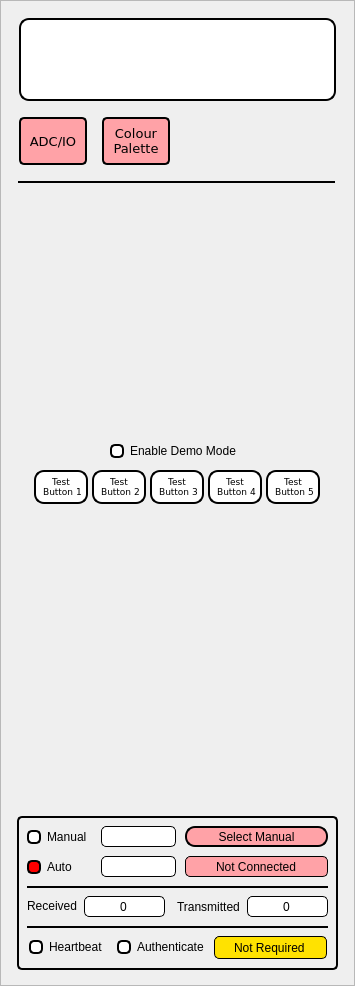
   <widget class="QFrame" name="navigationFrame">
    <property name="geometry">
     <rect>
      <x>11</x>
      <y>11</y>
      <width>355</width>
      <height>986</height>
     </rect>
    </property>
    <property name="font">
     <font>
      <italic>false</italic>
     </font>
    </property>
    <property name="styleSheet">
     <string notr="true">QFrame#navigationFrame{    
	border: 2px solid black; /* Border for the group box */
    border-radius: 5px; /* Rounded corners for the border */
}</string>
    </property>
    <property name="frameShape">
     <enum>QFrame::Shape::StyledPanel</enum>
    </property>
    <property name="frameShadow">
     <enum>QFrame::Shadow::Raised</enum>
    </property>
    <widget class="QGroupBox" name="UICommsBox">
     <property name="geometry">
      <rect>
       <x>17</x>
       <y>816</y>
       <width>321</width>
       <height>154</height>
      </rect>
     </property>
     <property name="font">
      <font>
       <pointsize>12</pointsize>
       <bold>true</bold>
      </font>
     </property>
     <property name="styleSheet">
      <string notr="true">QGroupBox {
    border: 2px solid black; /* Border for the group box */
    border-radius: 5px; /* Rounded corners for the border */
    margin-top: 0px; /* Moves the entire group box and border down */
}
</string>
     </property>
     <property name="title">
      <string/>
     </property>
     <widget class="QRadioButton" name="autoSerialButton">
      <property name="geometry">
       <rect>
        <x>10</x>
        <y>40</y>
        <width>51</width>
        <height>22</height>
       </rect>
      </property>
      <property name="font">
       <font>
        <pointsize>9</pointsize>
       </font>
      </property>
      <property name="styleSheet">
       <string notr="true">QRadioButton {
    color: #000000; /* Text color */
}

QRadioButton::indicator {
    width: 10px; /* Size of the circle */
    height: 10px; /* Size of the circle */
    border: 2px solid #000000; /* Border of the circle */
    border-radius: 5px; /* Makes the circle rounded */
    background-color: #FFFFFF; /* Background of the circle */
}

QRadioButton::indicator:checked {
    background-color: #FF0000; /* Set background color to red when checked */
}</string>
      </property>
      <property name="text">
       <string>Auto</string>
      </property>
      <property name="checked">
       <bool>true</bool>
      </property>
      <attribute name="buttonGroup">
       <string notr="true">autoManualCommsButtonGroup</string>
      </attribute>
     </widget>
     <widget class="QRadioButton" name="manualSerialButton">
      <property name="geometry">
       <rect>
        <x>10</x>
        <y>10</y>
        <width>71</width>
        <height>22</height>
       </rect>
      </property>
      <property name="font">
       <font>
        <pointsize>9</pointsize>
       </font>
      </property>
      <property name="styleSheet">
       <string notr="true">QRadioButton {
    color: #000000; /* Text color */
}

QRadioButton::indicator {
    width: 10px; /* Size of the circle */
    height: 10px; /* Size of the circle */
    border: 2px solid #000000; /* Border of the circle */
    border-radius: 5px; /* Makes the circle rounded */
    background-color: #FFFFFF; /* Background of the circle */
}

QRadioButton::indicator:checked {
    background-color: #FF0000; /* Set background color to red when checked */
}</string>
      </property>
      <property name="text">
       <string>Manual</string>
      </property>
      <property name="checked">
       <bool>false</bool>
      </property>
      <attribute name="buttonGroup">
       <string notr="true">autoManualCommsButtonGroup</string>
      </attribute>
     </widget>
     <widget class="QComboBox" name="comPortBox">
      <property name="geometry">
       <rect>
        <x>84</x>
        <y>10</y>
        <width>75</width>
        <height>21</height>
       </rect>
      </property>
      <property name="styleSheet">
       <string notr="true">QComboBox{
    color: #000000; /* Text color */
    background-color: #FFFFFF; /* Background color */
    border: 1px solid black; /* Thin black solid border */
    border-radius: 5px; /* Optional: rounded corners */
    padding: 5px; /* Adds space around the text */
    padding-top: 3px; /* Adjusts the padding at the top */
    padding-bottom: 3px; /* Adjusts the padding at the bottom */
    line-height: 20px; /* Ensures proper vertical alignment of text */
	outline: none; /* Remove focus outline */
}

QComboBox QAbstractItemView {
	color: #000000; /* Text color for drop-down items */
	background-color: #FFFFFF; /* Background color for drop-down items */
}

QComboBox::drop-down{
	border: 0px;
}

QComboBox::down-arrow{
	image: none;
}</string>
      </property>
     </widget>
     <widget class="QPushButton" name="serialConnectButton">
      <property name="geometry">
       <rect>
        <x>168</x>
        <y>10</y>
        <width>143</width>
        <height>21</height>
       </rect>
      </property>
      <property name="font">
       <font>
        <bold>false</bold>
       </font>
      </property>
      <property name="styleSheet">
       <string notr="true">QPushButton {
    color: #000000; /* Text color */
    border: 2px solid #000000; /* Border color */
    border-radius: 10px; /* Rounded corners */
	background-color: #FFA2A7;
}</string>
      </property>
      <property name="text">
       <string>Select Manual</string>
      </property>
     </widget>
     <widget class="QLineEdit" name="rxByteLineEdit">
      <property name="geometry">
       <rect>
        <x>67</x>
        <y>80</y>
        <width>81</width>
        <height>21</height>
       </rect>
      </property>
      <property name="styleSheet">
       <string notr="true">QLineEdit {
    color: #000000; /* Text color */
    background-color: #FFFFFF; /* Background color */
    border: 1px solid black; /* Thin black solid border */
    border-radius: 5px; /* Optional: rounded corners */
    padding: 5px; /* Adds space around the text */
    padding-top: 3px; /* Adjusts the padding at the top */
    padding-bottom: 3px; /* Adjusts the padding at the bottom */
    line-height: 20px; /* Ensures proper vertical alignment of text */
}
</string>
      </property>
      <property name="text">
       <string>0</string>
      </property>
      <property name="alignment">
       <set>Qt::AlignmentFlag::AlignCenter</set>
      </property>
      <property name="readOnly">
       <bool>true</bool>
      </property>
     </widget>
     <widget class="QLabel" name="rxLabel">
      <property name="geometry">
       <rect>
        <x>10</x>
        <y>79</y>
        <width>51</width>
        <height>21</height>
       </rect>
      </property>
      <property name="styleSheet">
       <string notr="true">QLabel{
    color: #000000; /* Text color */
	background: transparent;
}</string>
      </property>
      <property name="text">
       <string>Received</string>
      </property>
     </widget>
     <widget class="QLabel" name="txLabel">
      <property name="geometry">
       <rect>
        <x>160</x>
        <y>80</y>
        <width>71</width>
        <height>21</height>
       </rect>
      </property>
      <property name="styleSheet">
       <string notr="true">QLabel{
    color: #000000; /* Text color */
	background: transparent;
}</string>
      </property>
      <property name="text">
       <string>Transmitted</string>
      </property>
     </widget>
     <widget class="QLineEdit" name="txByteLineEdit">
      <property name="geometry">
       <rect>
        <x>230</x>
        <y>80</y>
        <width>81</width>
        <height>21</height>
       </rect>
      </property>
      <property name="font">
       <font>
        <bold>false</bold>
       </font>
      </property>
      <property name="styleSheet">
       <string notr="true">QLineEdit {
    color: #000000; /* Text color */
    background-color: #FFFFFF; /* Background color */
    border: 1px solid black; /* Thin black solid border */
    border-radius: 5px; /* Optional: rounded corners */
    padding: 5px; /* Adds space around the text */
    padding-top: 3px; /* Adjusts the padding at the top */
    padding-bottom: 3px; /* Adjusts the padding at the bottom */
    line-height: 20px; /* Ensures proper vertical alignment of text */
}
</string>
      </property>
      <property name="text">
       <string>0</string>
      </property>
      <property name="alignment">
       <set>Qt::AlignmentFlag::AlignCenter</set>
      </property>
      <property name="readOnly">
       <bool>true</bool>
      </property>
     </widget>
     <widget class="QLineEdit" name="statusLineEdit">
      <property name="geometry">
       <rect>
        <x>168</x>
        <y>40</y>
        <width>143</width>
        <height>21</height>
       </rect>
      </property>
      <property name="styleSheet">
       <string notr="true">QLineEdit {
    color: #000000; /* Text color */
    background-color: #FFA2A7; /* Background color */
    border: 1px solid black; /* Thin black solid border */
    border-radius: 5px; /* Optional: rounded corners */
    padding: 5px; /* Adds space around the text */
    padding-top: 3px; /* Adjusts the padding at the top */
    padding-bottom: 3px; /* Adjusts the padding at the bottom */
    line-height: 20px; /* Ensures proper vertical alignment of text */
}
</string>
      </property>
      <property name="text">
       <string>Not Connected</string>
      </property>
      <property name="alignment">
       <set>Qt::AlignmentFlag::AlignCenter</set>
      </property>
      <property name="readOnly">
       <bool>true</bool>
      </property>
     </widget>
     <widget class="Line" name="topLine">
      <property name="geometry">
       <rect>
        <x>10</x>
        <y>70</y>
        <width>301</width>
        <height>2</height>
       </rect>
      </property>
      <property name="font">
       <font>
        <kerning>true</kerning>
       </font>
      </property>
      <property name="styleSheet">
       <string notr="true">QFrame {
    background-color: #000000; /* Solid black line */
    max-height: 2px;          /* Restrict height to 1px */
    min-height: 2px;          /* Ensure it stays 1px tall */
    border: none;             /* Remove any borders */
}</string>
      </property>
      <property name="orientation">
       <enum>Qt::Orientation::Horizontal</enum>
      </property>
     </widget>
     <widget class="QLineEdit" name="authenticateLineEdit">
      <property name="geometry">
       <rect>
        <x>197</x>
        <y>120</y>
        <width>113</width>
        <height>23</height>
       </rect>
      </property>
      <property name="styleSheet">
       <string notr="true">QLineEdit {
    color: #000000; /* Text color */
    background-color: #FFE200; /* Background color */
    border: 1px solid black; /* Thin black solid border */
    border-radius: 5px; /* Optional: rounded corners */
    padding: 5px; /* Adds space around the text */
    padding-top: 3px; /* Adjusts the padding at the top */
    padding-bottom: 3px; /* Adjusts the padding at the bottom */
    line-height: 20px; /* Ensures proper vertical alignment of text */
}
</string>
      </property>
      <property name="text">
       <string>Not Required</string>
      </property>
      <property name="alignment">
       <set>Qt::AlignmentFlag::AlignCenter</set>
      </property>
      <property name="readOnly">
       <bool>true</bool>
      </property>
     </widget>
     <widget class="Line" name="bottomLine">
      <property name="geometry">
       <rect>
        <x>10</x>
        <y>110</y>
        <width>301</width>
        <height>2</height>
       </rect>
      </property>
      <property name="font">
       <font>
        <kerning>true</kerning>
       </font>
      </property>
      <property name="styleSheet">
       <string notr="true">QFrame {
    background-color: #000000; /* Solid black line */
    max-height: 2px;          /* Restrict height to 1px */
    min-height: 2px;          /* Ensure it stays 1px tall */
    border: none;             /* Remove any borders */
}</string>
      </property>
      <property name="orientation">
       <enum>Qt::Orientation::Horizontal</enum>
      </property>
     </widget>
     <widget class="QRadioButton" name="heartbeatLED">
      <property name="enabled">
       <bool>false</bool>
      </property>
      <property name="geometry">
       <rect>
        <x>12</x>
        <y>120</y>
        <width>77</width>
        <height>22</height>
       </rect>
      </property>
      <property name="font">
       <font>
        <pointsize>9</pointsize>
       </font>
      </property>
      <property name="styleSheet">
       <string notr="true">QRadioButton {
    color: #000000; /* Text color */
}

QRadioButton::indicator {
    width: 10px; /* Size of the circle */
    height: 10px; /* Size of the circle */
    border: 2px solid #000000; /* Border of the circle */
    border-radius: 5px; /* Makes the circle rounded */
    background-color: #FFFFFF; /* Background of the circle */
}

QRadioButton::indicator:checked {
    background-color: #FF0000; /* Set background color to red when checked */
}</string>
      </property>
      <property name="text">
       <string>Heartbeat</string>
      </property>
      <property name="checked">
       <bool>false</bool>
      </property>
      <property name="autoExclusive">
       <bool>false</bool>
      </property>
     </widget>
     <widget class="QRadioButton" name="authenticateButton">
      <property name="geometry">
       <rect>
        <x>100</x>
        <y>120</y>
        <width>89</width>
        <height>22</height>
       </rect>
      </property>
      <property name="font">
       <font>
        <pointsize>9</pointsize>
       </font>
      </property>
      <property name="styleSheet">
       <string notr="true">QRadioButton {
    color: #000000; /* Text color */
}

QRadioButton::indicator {
    width: 10px; /* Size of the circle */
    height: 10px; /* Size of the circle */
    border: 2px solid #000000; /* Border of the circle */
    border-radius: 5px; /* Makes the circle rounded */
    background-color: #FFFFFF; /* Background of the circle */
}

QRadioButton::indicator:checked {
    background-color: #FF0000; /* Set background color to red when checked */
}</string>
      </property>
      <property name="text">
       <string>Authenticate</string>
      </property>
      <property name="checked">
       <bool>false</bool>
      </property>
      <property name="autoExclusive">
       <bool>false</bool>
      </property>
     </widget>
     <widget class="QComboBox" name="baudRateBox">
      <property name="geometry">
       <rect>
        <x>84</x>
        <y>40</y>
        <width>75</width>
        <height>21</height>
       </rect>
      </property>
      <property name="styleSheet">
       <string notr="true">QComboBox{
    color: #000000; /* Text color */
    background-color: #FFFFFF; /* Background color */
    border: 1px solid black; /* Thin black solid border */
    border-radius: 5px; /* Optional: rounded corners */
    padding: 5px; /* Adds space around the text */
    padding-top: 3px; /* Adjusts the padding at the top */
    padding-bottom: 3px; /* Adjusts the padding at the bottom */
    line-height: 20px; /* Ensures proper vertical alignment of text */
	outline: none; /* Remove focus outline */
}

QComboBox QAbstractItemView {
	color: #000000; /* Text color for drop-down items */
	background-color: #FFFFFF; /* Background color for drop-down items */
}

QComboBox::drop-down{
	border: 0px;
}

QComboBox::down-arrow{
	image: none;
}</string>
      </property>
     </widget>
    </widget>
    <widget class="QPushButton" name="ADCIOPageButton">
     <property name="geometry">
      <rect>
       <x>19</x>
       <y>117</y>
       <width>68</width>
       <height>48</height>
      </rect>
     </property>
     <property name="font">
      <font>
       <family>Verdana</family>
       <pointsize>10</pointsize>
       <bold>false</bold>
      </font>
     </property>
     <property name="styleSheet">
      <string notr="true">QPushButton {
    color: #000000;
    border: 2px solid #000000;
    border-radius: 5px;
    background-color: #FFA2A7;
}

QPushButton:hover {
    border: 2px solid #000000;
    border-radius: 5px;
    background-color: #A6FFA7;
}

QPushButton:pressed {
    border: 2px solid #000000;
    border-radius: 5px;
    background-color: #A6FFA7;
}</string>
     </property>
     <property name="text">
      <string>ADC/IO</string>
     </property>
    </widget>
    <widget class="QFrame" name="imageFrame">
     <property name="geometry">
      <rect>
       <x>19</x>
       <y>18</y>
       <width>317</width>
       <height>83</height>
      </rect>
     </property>
     <property name="styleSheet">
      <string notr="true">QFrame#imageFrame{
    background-color: #FFFFFF;
	border: 2px solid black; /* Border for the group box */
    border-radius: 10px; /* Rounded corners for the border */
}</string>
     </property>
     <property name="frameShape">
      <enum>QFrame::Shape::StyledPanel</enum>
     </property>
     <property name="frameShadow">
      <enum>QFrame::Shadow::Raised</enum>
     </property>
    </widget>
    <widget class="QPushButton" name="testButton1">
     <property name="geometry">
      <rect>
       <x>34</x>
       <y>470</y>
       <width>54</width>
       <height>34</height>
      </rect>
     </property>
     <property name="font">
      <font>
       <family>Verdana</family>
       <pointsize>7</pointsize>
       <bold>false</bold>
      </font>
     </property>
     <property name="styleSheet">
      <string notr="true">QPushButton {
    color: #000000;
    border: 2px solid #000000;
    border-radius: 10px;
    background-color: #FFFFFF;
}

QPushButton:hover {
    border: 2px solid #000000;
    border-radius: 1px;
    background-color: #A6FFA7;
}

QPushButton:pressed {
    border: 2px solid #000000;
    border-radius: 1px;
    background-color: #A6FFA7;
}</string>
     </property>
     <property name="text">
      <string>Test 
 Button 1</string>
     </property>
    </widget>
    <widget class="QPushButton" name="testButton3">
     <property name="geometry">
      <rect>
       <x>150</x>
       <y>470</y>
       <width>54</width>
       <height>34</height>
      </rect>
     </property>
     <property name="font">
      <font>
       <family>Verdana</family>
       <pointsize>7</pointsize>
       <bold>false</bold>
      </font>
     </property>
     <property name="styleSheet">
      <string notr="true">QPushButton {
    color: #000000;
    border: 2px solid #000000;
    border-radius: 10px;
    background-color: #FFFFFF;
}

QPushButton:hover {
    border: 2px solid #000000;
    border-radius: 1px;
    background-color: #A6FFA7;
}

QPushButton:pressed {
    border: 2px solid #000000;
    border-radius: 1px;
    background-color: #A6FFA7;
}</string>
     </property>
     <property name="text">
      <string>Test 
 Button 3</string>
     </property>
    </widget>
    <widget class="QPushButton" name="testButton5">
     <property name="geometry">
      <rect>
       <x>266</x>
       <y>470</y>
       <width>54</width>
       <height>34</height>
      </rect>
     </property>
     <property name="font">
      <font>
       <family>Verdana</family>
       <pointsize>7</pointsize>
       <bold>false</bold>
      </font>
     </property>
     <property name="styleSheet">
      <string notr="true">QPushButton {
    color: #000000;
    border: 2px solid #000000;
    border-radius: 10px;
    background-color: #FFFFFF;
}

QPushButton:hover {
    border: 2px solid #000000;
    border-radius: 1px;
    background-color: #A6FFA7;
}

QPushButton:pressed {
    border: 2px solid #000000;
    border-radius: 1px;
    background-color: #A6FFA7;
}</string>
     </property>
     <property name="text">
      <string>Test 
 Button 5</string>
     </property>
    </widget>
    <widget class="QPushButton" name="testButton4">
     <property name="geometry">
      <rect>
       <x>208</x>
       <y>470</y>
       <width>54</width>
       <height>34</height>
      </rect>
     </property>
     <property name="font">
      <font>
       <family>Verdana</family>
       <pointsize>7</pointsize>
       <bold>false</bold>
      </font>
     </property>
     <property name="styleSheet">
      <string notr="true">QPushButton {
    color: #000000;
    border: 2px solid #000000;
    border-radius: 10px;
    background-color: #FFFFFF;
}

QPushButton:hover {
    border: 2px solid #000000;
    border-radius: 1px;
    background-color: #A6FFA7;
}

QPushButton:pressed {
    border: 2px solid #000000;
    border-radius: 1px;
    background-color: #A6FFA7;
}</string>
     </property>
     <property name="text">
      <string>Test 
 Button 4</string>
     </property>
    </widget>
    <widget class="QPushButton" name="testButton2">
     <property name="geometry">
      <rect>
       <x>92</x>
       <y>470</y>
       <width>54</width>
       <height>34</height>
      </rect>
     </property>
     <property name="font">
      <font>
       <family>Verdana</family>
       <pointsize>7</pointsize>
       <bold>false</bold>
      </font>
     </property>
     <property name="styleSheet">
      <string notr="true">QPushButton {
    color: #000000;
    border: 2px solid #000000;
    border-radius: 10px;
    background-color: #FFFFFF;
}

QPushButton:hover {
    border: 2px solid #000000;
    border-radius: 1px;
    background-color: #A6FFA7;
}

QPushButton:pressed {
    border: 2px solid #000000;
    border-radius: 1px;
    background-color: #A6FFA7;
}</string>
     </property>
     <property name="text">
      <string>Test 
 Button 2</string>
     </property>
    </widget>
    <widget class="QPushButton" name="colourPalettePageButton">
     <property name="geometry">
      <rect>
       <x>102</x>
       <y>117</y>
       <width>68</width>
       <height>48</height>
      </rect>
     </property>
     <property name="font">
      <font>
       <family>Verdana</family>
       <pointsize>10</pointsize>
       <bold>false</bold>
      </font>
     </property>
     <property name="styleSheet">
      <string notr="true">QPushButton {
    color: #000000;
    border: 2px solid #000000;
    border-radius: 5px;
    background-color: #FFA2A7;
}

QPushButton:hover {
    border: 2px solid #000000;
    border-radius: 5px;
    background-color: #A6FFA7;
}

QPushButton:pressed {
    border: 2px solid #000000;
    border-radius: 5px;
    background-color: #A6FFA7;
}</string>
     </property>
     <property name="text">
      <string>Colour
Palette</string>
     </property>
    </widget>
    <widget class="Line" name="topLine_2">
     <property name="geometry">
      <rect>
       <x>18</x>
       <y>181</y>
       <width>317</width>
       <height>2</height>
      </rect>
     </property>
     <property name="font">
      <font>
       <kerning>true</kerning>
      </font>
     </property>
     <property name="styleSheet">
      <string notr="true">QFrame {
    background-color: #000000; /* Solid black line */
    max-height: 2px;          /* Restrict height to 1px */
    min-height: 2px;          /* Ensure it stays 1px tall */
    border: none;             /* Remove any borders */
}</string>
     </property>
     <property name="orientation">
      <enum>Qt::Orientation::Horizontal</enum>
     </property>
    </widget>
    <widget class="QRadioButton" name="enableDemoModeButton">
     <property name="geometry">
      <rect>
       <x>110</x>
       <y>440</y>
       <width>139</width>
       <height>22</height>
      </rect>
     </property>
     <property name="font">
      <font>
       <pointsize>9</pointsize>
      </font>
     </property>
     <property name="styleSheet">
      <string notr="true">QRadioButton {
    color: #000000; /* Text color */
}

QRadioButton::indicator {
    width: 10px; /* Size of the circle */
    height: 10px; /* Size of the circle */
    border: 2px solid #000000; /* Border of the circle */
    border-radius: 5px; /* Makes the circle rounded */
    background-color: #FFFFFF; /* Background of the circle */
}

QRadioButton::indicator:checked {
    background-color: #FF0000; /* Set background color to red when checked */
}</string>
     </property>
     <property name="text">
      <string>Enable Demo Mode</string>
     </property>
     <property name="checked">
      <bool>false</bool>
     </property>
     <property name="autoExclusive">
      <bool>false</bool>
     </property>
    </widget>
   </widget>
